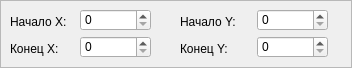
          <widget class="QWidget" name="scrollAreaWidgetContents_5">
           <property name="geometry">
            <rect>
             <x>0</x>
             <y>0</y>
             <width>352</width>
             <height>68</height>
            </rect>
           </property>
           <layout class="QVBoxLayout" name="verticalLayout_8">
            <property name="margin">
             <number>0</number>
            </property>
            <item>
             <widget class="QFrame" name="frameLine">
              <property name="minimumSize">
               <size>
                <width>0</width>
                <height>68</height>
               </size>
              </property>
              <property name="frameShape">
               <enum>QFrame::StyledPanel</enum>
              </property>
              <property name="frameShadow">
               <enum>QFrame::Raised</enum>
              </property>
              <widget class="QSpinBox" name="spinLineStartY">
               <property name="geometry">
                <rect>
                 <x>257</x>
                 <y>9</y>
                 <width>71</width>
                 <height>22</height>
                </rect>
               </property>
               <property name="maximum">
                <number>99999</number>
               </property>
              </widget>
              <widget class="QLabel" name="label_48">
               <property name="geometry">
                <rect>
                 <x>180</x>
                 <y>41</y>
                 <width>71</width>
                 <height>16</height>
                </rect>
               </property>
               <property name="text">
                <string>Конец Y:</string>
               </property>
              </widget>
              <widget class="QSpinBox" name="spinLineEndX">
               <property name="geometry">
                <rect>
                 <x>80</x>
                 <y>36</y>
                 <width>71</width>
                 <height>22</height>
                </rect>
               </property>
               <property name="maximum">
                <number>99999</number>
               </property>
              </widget>
              <widget class="QLabel" name="label_51">
               <property name="geometry">
                <rect>
                 <x>10</x>
                 <y>41</y>
                 <width>61</width>
                 <height>16</height>
                </rect>
               </property>
               <property name="text">
                <string>Конец X:</string>
               </property>
              </widget>
              <widget class="QLabel" name="label_50">
               <property name="geometry">
                <rect>
                 <x>10</x>
                 <y>14</y>
                 <width>61</width>
                 <height>16</height>
                </rect>
               </property>
               <property name="text">
                <string>Начало X:</string>
               </property>
              </widget>
              <widget class="QSpinBox" name="spinLineStartX">
               <property name="geometry">
                <rect>
                 <x>80</x>
                 <y>9</y>
                 <width>71</width>
                 <height>22</height>
                </rect>
               </property>
               <property name="maximum">
                <number>99999</number>
               </property>
              </widget>
              <widget class="QSpinBox" name="spinLineEndY">
               <property name="geometry">
                <rect>
                 <x>257</x>
                 <y>36</y>
                 <width>71</width>
                 <height>22</height>
                </rect>
               </property>
               <property name="maximum">
                <number>99999</number>
               </property>
              </widget>
              <widget class="QLabel" name="label_49">
               <property name="geometry">
                <rect>
                 <x>180</x>
                 <y>14</y>
                 <width>71</width>
                 <height>16</height>
                </rect>
               </property>
               <property name="text">
                <string>Начало Y:</string>
               </property>
              </widget>
             </widget>
            </item>
           </layout>
          </widget>
